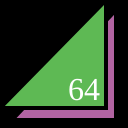
Frame 1 (no input)
Frame 60 (no input): identical to frame 1, image omitted
Frame 120 (the mouse pressed at the canvas centre since frame 60): identical to frame 1, image omitted

The p5.js sketch that drew this single still picture (run headless with seeded random() and noise() and a simulated clock; from frame 60 on, the mouse is pressed at the canvas centre):

// p5.js sketch
// ── sketch.js
function setup() {
  createCanvas(128,128);
}

function draw() {
  background(0);
  strokeWeight(4);
  fill(178, 100, 162);
  triangle(12,120,116,120,116,10);
  fill(94, 185, 84);
  triangle(0,108,106,108,106,0);
  fill(255);
  textSize(32);
  textFont("serif");
  text("64", 68, 100);
}
